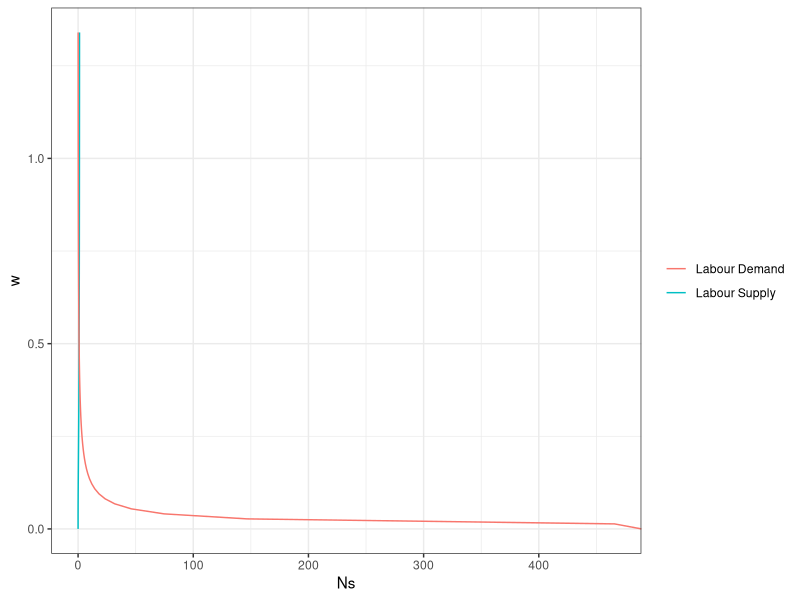
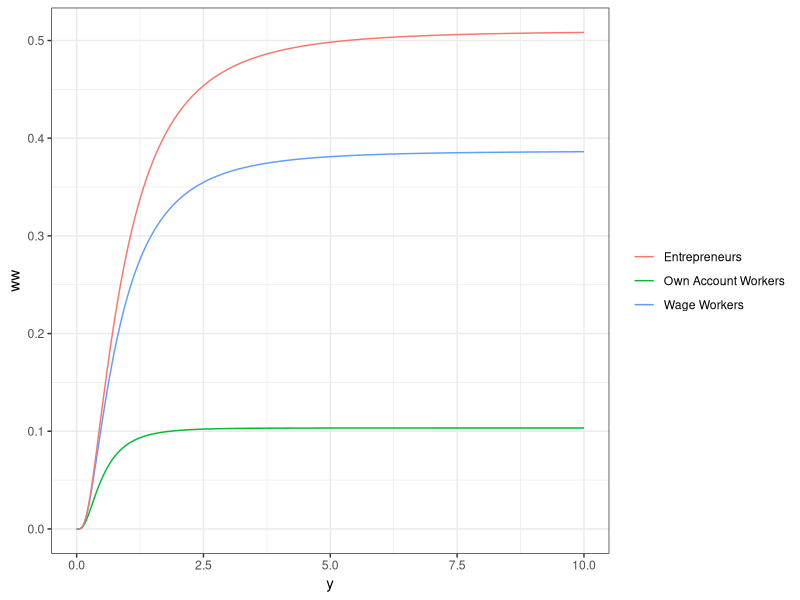
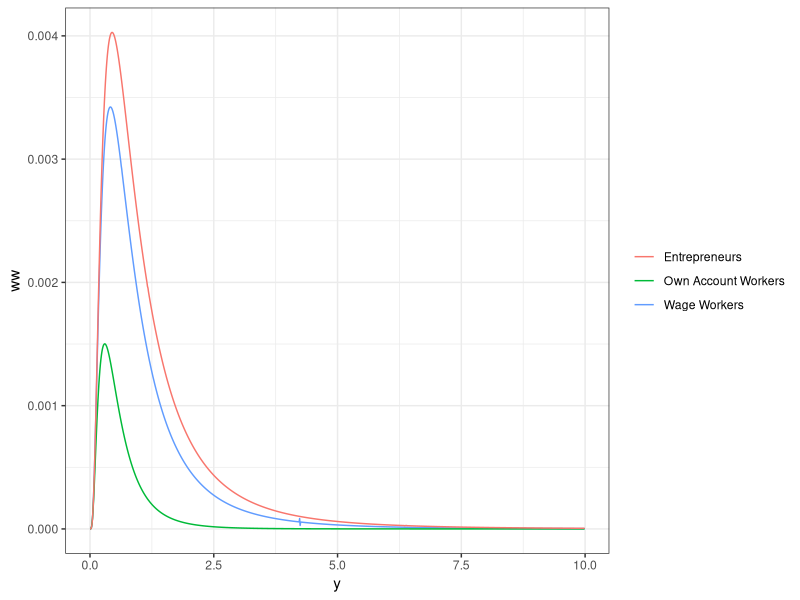

Reproduce these figures in R, in order.
############################## TOP INCOMES MODEL 3 #############################

# Solve for general eqbmn and build figures for the third version of the model

################################ INITIALISATION ################################

rm(list = ls())
gc()

library(ggplot2)
library(tidyr)

############################### PARAMETER VALUES ###############################

a <- 0.6 # share of managerial labour
tau <- 0.2 # labour market "friction"
mu <- c(0, 0) # means of the normal distributions
o <- c(1, 1) # standard deviations of the normal distributions

# Use (m[1],o[1]) as the parameters of the m distribution, (m[2],o[2]) as the 
# parameters of the s distribution 

################################ LABOUR SUPPLY #################################

# Given w and parameters, this function returns labour supply
get_Ns <- function(w, mu, o, a, tau){
  
  chi <- (w / (a ^ a * (1 - a) ^ (1 - a))) ^ (1 / a)
  
  temp <- function(ln_z){
    
    return((1 / o[2]) * 
             dnorm((ln_z - (mu[2] + o[2] ^ 2)) / o[2]) * 
             pnorm((ln_z + log(chi) + log((1 - tau) ^ (1 / a)) - mu[1]) / o[1]))
    
  }
  
  return((1 - tau) * exp(mu[2] + (o[2] ^ 2) / 2) * 
           integrate(temp, -Inf, Inf)$value)
  
}

# Choose the maximum w so that chi is 1000
w_max <- 5 ^ a * (1 - a) ^ (1 - a) * a ^ a
w <- seq(0, w_max, length.out = 100)
Ns <- rep(0, 100)

# Labour Supply values
Ns[2:100] <- sapply(w[2:100], get_Ns, mu = mu, o = o, a = a, tau = tau)

################################ LABOUR DEMAND #################################

# Given w and parameters, this function returns labour demand
get_Nd <- function(w, mu, o, a, tau){
  
  chi <- (w / (a ^ a * (1 - a) ^ (1 - a))) ^ (1 / a)
  
  temp <- function(ln_z){
    
    return((1 / o[2]) * dnorm((ln_z - mu[2]) / o[2]) * 
             (1 - pnorm((ln_z + log(chi) - (mu[1] + o[1] ^ 2)) / o[1])))
    
  }

  return(exp(mu[1] + (o[1] ^ 2) / 2) * ((1 - a) / w) ^ (1 / a) *
           integrate(temp, -Inf, Inf)$value)
  
}

# labour demand values
Nd <- sapply(w, get_Nd, mu = mu, o = o, a = a, tau = tau)

########################### DEMAND AND SUPPLY PLOT #############################

# Combined plot of labour demand and supply
data.frame(w = w, Ns = Ns, Nd = Nd) %>% 
  ggplot() +
  geom_line(aes(x = Ns, y = w, colour = "Labour Supply")) +
  geom_line(aes(x = Nd, y = w, colour = "Labour Demand")) +
  theme_bw() +
  theme(legend.title=element_blank())

######################### SOLVE FOR EQUILIBIRUM WAGE ###########################

# Use a simple split the difference algorithm to solve for the equilibrium wage

# Target Ns - Nd. This is positive for w too high and negative for w too low

# Initial lower and upper bounds obtained from Nd and Ns vectors
low <- w[Ns - Nd < 0][which.max((Ns - Nd)[Ns - Nd < 0])]
high <- w[Ns - Nd > 0][which.min((Ns - Nd)[Ns - Nd > 0])]

exit <- 0

while(exit == 0){
  
  mid <- (high + low) / 2
  
  gap <- get_Ns(mid, mu, o, a, tau) - get_Nd(mid, mu, o, a, tau)
  
  if (gap > 0){
    
    high <- mid
    
  }
  
  if (gap < 0){
    
    low <- mid
    
  }
  
  if (abs(gap) < 0.00001){
    
    exit <- 1
    
  }
  
}

w_star <- mid

######################## FRACTION IN SELF EMPLOYMENT ###########################

chi <- (w_star / (a ^ a * (1 - a) ^ (1 - a))) ^ (1 / a)

temp <- function(ln_z){
  
  return(
    (1 / o[2]) * 
      dnorm((ln_z - mu[2]) / o[2]) * 
      pnorm((ln_z + log(chi) + log((1 - tau) ^ (1 / a)) - mu[1]) / o[1]))
 
}

se_share <- 1 - integrate(temp, -Inf, Inf)$value
se_share

############################# INCOME DISTRIBUTION ##############################

# sequence of incomes
K <- 1000
y <- seq(0, 10, length.out = K)

# useful quantity
chi <- (w_star / (a ^ a * (1 - a) ^ (1 - a))) ^ (1 / a)

#### WAGE WORKERS ####

get_ww_dist <- function(w_star, mu, o, a, tau, chi, y){
  
  temp <- function(ln_z){
  
    return(
      (1 / o[2]) * 
        dnorm((ln_z - mu[2]) / o[2]) * 
        pnorm((ln_z + log(chi) + log((1 - tau) ^ (1 / a)) - mu[1]) / o[1]))
  
  }
  
  top <- log(y) - log(w_star * (1 - tau))
  
  return(integrate(temp, -Inf, top)$value)
  
      
}

ww_dist <- rep(0, K)
ww_dist[2:K] <- sapply(y[2:K], get_ww_dist, w_star = w_star, mu = mu, o = o,
                         a = a, tau = tau, chi = chi)

#### SELF EMPLOYED (OWN ACCOUNT) ####

get_oa_dist <- function(w_star, mu, o, a, tau, chi, y){
  
  temp_one <- function(ln_z){
    
    return(
      (1 / o[2]) * 
        dnorm((ln_z - mu[2]) / o[2]) * 
        (pnorm((log(chi) + ln_z - mu[1]) / o[1]) -
           pnorm((log(chi) + log((1 - tau) ^ (1 / a)) + ln_z - mu[1]) / o[1])))
  }
  
  temp_two <- function(ln_z){
    
    return(
      (1 / o[2]) * 
        dnorm((ln_z - mu[2]) / o[2]) * 
        (pnorm((log(chi) + (1 / a) * log(y / w_star) - ((1 - a) / a) * ln_z - mu[1]) / o[1]) -
           pnorm((log(chi) + log((1 - tau) ^ (1 / a)) + ln_z - mu[1]) / o[1])))
  }
  
  mid <- log(y / w_star)
  top <- log(y / (w_star * (1  - tau)))
  
  return(integrate(temp_one, -Inf, mid)$value + 
           integrate(temp_two, mid, top)$value)
  
  
}

oa_dist <- rep(0, K)
oa_dist[2:K] <- sapply(y[2:K], get_oa_dist, w_star = w_star, mu = mu, o = o,
                          a = a, tau = tau, chi = chi)


#### SELF EMPLOYED (ENTREPRENEURS) ####

get_ent_dist <- function(w_star, mu, o, a, tau, chi, y){
  
  temp <- function(ln_z){
    
    return(
      (1 / o[2]) * 
        dnorm((ln_z - mu[2]) / o[2]) * 
        (pnorm((log(chi) + log(y / w_star) - mu[1]) / o[1]) -
        pnorm((log(chi) + ln_z - mu[1]) / o[1])))
    }
  
  top <- log(y / w_star)
  
  return(integrate(temp, -Inf, top)$value)
  
  
}

ent_dist <- rep(0, K)
ent_dist[2:K] <- sapply(y[2:K], get_ent_dist, w_star = w_star, mu = mu, o = o,
                         a = a, tau = tau, chi = chi)

#### MAKE A PLOT ####

# Distributions
data.frame(y = y, ww = ww_dist, oa = oa_dist, ent = ent_dist) %>%
  ggplot() +
  geom_line(aes(x = y, y = ww, colour = "Wage Workers")) +
  geom_line(aes(x = y, y = oa, colour = "Own Account Workers")) +
  geom_line(aes(x = y, y = ent, colour = "Entrepreneurs")) +
  theme_bw() +
  theme(legend.title=element_blank())

# Approximate Densities
data.frame(y = y[1:(K - 1)], 
           ww = ww_dist[2:K] - ww_dist[1:(K - 1)], 
           oa = oa_dist[2:K] - oa_dist[1:(K - 1)], 
           ent = ent_dist[2:K] - ent_dist[1:(K - 1)]) %>%
  ggplot() +
  geom_line(aes(x = y, y = ww, colour = "Wage Workers")) +
  geom_line(aes(x = y, y = oa, colour = "Own Account Workers")) +
  geom_line(aes(x = y, y = ent, colour = "Entrepreneurs")) +
  theme_bw() +
  theme(legend.title=element_blank())

#### TOP 1% ####

total <- ww_dist + oa_dist + ent_dist

i <- sum(total - 0.99 < 0)

ww_top1 <- ww_dist[K] - ww_dist[i]
oa_top1 <- oa_dist[K] - oa_dist[i]
ent_top1 <- ent_dist[K] - ent_dist[i]

ww_top1 + oa_top1 + ent_top1
